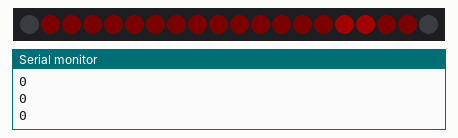
A sketch run on a simulated Arduino Uno, built with avr-gcc and run on an emulated ATmega328P. Shown: 20 RGB LEDs in strip order, left to right, the last lines printed to the serial monitor. Dim RGB values are drawn brighter than linear; random numbers use the default seed unless the sketch sets one.

Above: at 1.15 s.
At 8.43 s:
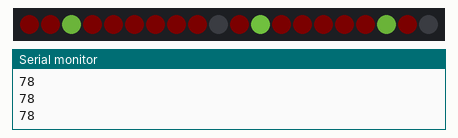
At 15.9 s:
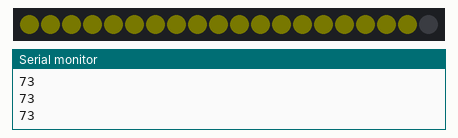
At 17.87 s:
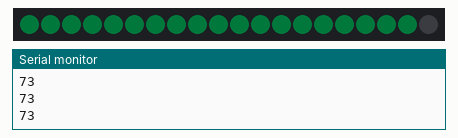
At 19.4 s:
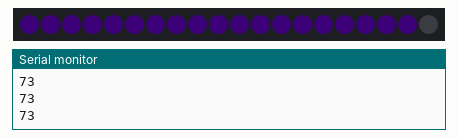
At 39.0 s:
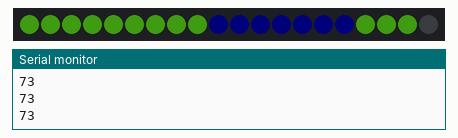

Measured:
- what the display in image 2 shows lasts 0.5 s, from 15.9 s to 16.4 s

The sketch:

one_sine_demo.ino
```cpp
/* one_sine_demo

By: Andrew Tuline

Date: Oct, 2014

A demo showing the flexibility of just using a single sine wave. A little code and a lot of variables can go a long way. This includes an optional twinkle overlay for Mark Kriegsman.

*/

#define qsubd(x, b)  ((x>b)?wavebright:0)                   // Digital unsigned subtraction macro. if result <0, then => 0. Otherwise, take on fixed value.
#define qsuba(x, b)  ((x>b)?x-b:0)                          // Analog Unsigned subtraction macro. if result <0, then => 0


#include "FastLED.h"                                          // FastLED library.

// Fixed definitions cannot change on the fly.
#define LED_DT 12                                             // Data pin to connect to the strip.
#define LED_CK 11
#define COLOR_ORDER BGR                                       // It's GRB for WS2812B
#define LED_TYPE APA102                                       // What kind of strip are you using (WS2801, WS2812B or APA102)?
#define NUM_LEDS 20                                           // Number of LED's.

// Initialize changeable global variables.
uint8_t max_bright = 128;                                     // Overall brightness definition. It can be changed on the fly.

struct CRGB leds[NUM_LEDS];                                   // Initialize our LED array.

// Most of these variables can be mucked around with. Better yet, add some form of variable input or routine to change them on the fly. 1970's here I come. .

// Don't forget to update resetvar() definitions if you change these.
uint8_t wavebright = 128;                                     // You can change the brightness of the waves/bars rolling across the screen. Best to make them not as bright as the sparkles.
uint8_t thishue = 0;                                          // You can change the starting hue value for the first wave.
uint8_t thisrot = 0;                                          // You can change how quickly the hue rotates for this wave. Currently 0.
uint8_t allsat = 255;                                         // I like 'em fully saturated with colour.
bool thisdir = 0;                                             // You can change direction.
int8_t thisspeed = 4;                                         // You can change the speed, and use negative values.
uint8_t allfreq = 32;                                         // You can change the frequency, thus overall width of bars.
int thisphase = 0;                                            // Phase change value gets calculated.
uint8_t thiscutoff = 192;                                     // You can change the cutoff value to display this wave. Lower value = longer wave.
int loopdelay = 10;                                           // You can change the delay. Also you can change the allspeed variable above.
uint8_t twinkrun = 1;                                         // Enable/disable twinkles.

uint8_t bgclr = 0;                                            // A rotating background colour.
// End of resetvar() redefinitions.


typedef struct {                                              // Define a structure for the twinkles that get overlaid on the moving waves.
      int twinkled;                                           // Supports a long strand of LED's.
      int twinkbright;                                        // Defined as 'int', so that we can trigger change on a negative brightness value.
  }  twinks;

#define numtwinks 4                                           // You can change the number of twinkles.
twinks mytwinks[numtwinks];                                   // The structure is called mytwinks.


void setup() {
  delay(1000);                                                // Power-up safety delay or something like that.
  Serial.begin(57600);

//  LEDS.addLeds<LED_TYPE, LED_DT, COLOR_ORDER>(leds, NUM_LEDS);          // Use this for WS2812B
  LEDS.addLeds<LED_TYPE, LED_DT, LED_CK, COLOR_ORDER>(leds, NUM_LEDS);  // Use this for WS2801 or APA102

  set_max_power_in_volts_and_milliamps(5, 500);               // FastLED 2.1 Power management set at 5V, 500mA
  FastLED.setBrightness(max_bright);
} // setup()


void loop()
{
  ChangeMe();                                                 // Muck those variable around.
  one_sin();                                                  // Simple call to the routine.
  if(twinkrun == 1) twinkover();                              // You can keep or lose the twinkles.
  show_at_max_brightness_for_power();
  delay_at_max_brightness_for_power(loopdelay*2.5);
  Serial.println(LEDS.getFPS());
} // loop()


void ChangeMe()
{
  uint8_t secondHand = (millis() / 1000) % 60;                // Increase this if you want a longer demo.
  static uint8_t lastSecond = 99;                             // Static variable, means it's only defined once. This is our 'debounce' variable.

  // You can change variables, but remember to set them back in the next demo, or they will stay as is.
  if( lastSecond != secondHand) {
    lastSecond = secondHand;
    if (secondHand ==  0)  {twinkrun = 1; thisrot = 1; thiscutoff=254; allfreq=8;}                                                         // Both rotating hues
    if (secondHand ==  5)  {thisrot = 0; thisdir=1;}                            // Just 1 rotating hue
    if (secondHand == 10)  {thishue = 255;}                                     // No rotating hues, all red.
    if (secondHand == 15)  {twinkrun = 0;}                                      // Enough with the damn twinkles.
    if (secondHand == 20)  {allfreq = 16;}                                      // Time to make a wider bar.
    if (secondHand == 25)  {thiscutoff = 96;}                                   // Change width of bars.
    if (secondHand == 30)  {thiscutoff = 96; thisrot = 1;}                      // Make those bars overlap, and rotate a hue
    if (secondHand == 35)  {thisdir = 1;}                                       // Change the direction.
    if (secondHand == 40)  {thiscutoff = 128; wavebright = 64; twinkrun = 1;}   // Yet more changes
    if (secondHand == 45)  {wavebright = 128; twinkrun = 0; thisspeed = 3;}     // Now, we change speeds.
    if (secondHand == 50)  {thisdir = 0; twinkrun = 0;}                         // Opposite directions
    if (secondHand == 55)  {resetvar(); }                                       // Getting complicated, let's reset the variables.
  }
} // ChangeMe()


void one_sin() {                                                                // This is the heart of this program. Sure is short.
  if (thisdir == 0) thisphase+=thisspeed; else thisphase-=thisspeed;            // You can change direction and speed individually.
    thishue = thishue + thisrot;                                                // Hue rotation is fun for thiswave.
  for (int k=0; k<NUM_LEDS-1; k++) {
    int thisbright = qsubd(cubicwave8((k*allfreq)+thisphase), thiscutoff);      // qsub sets a minimum value called thiscutoff. If < thiscutoff, then bright = 0. Otherwise, bright = 128 (as defined in qsub)..
    leds[k] = CHSV(bgclr, 255, 40);
    leds[k] += CHSV(thishue, allsat, thisbright);                               // Assigning hues and brightness to the led array.
  }
  bgclr++;
} // one_sin()


void twinkover() {                                                              // Twinkle overlay has been added for Mark Kriegsman.
  for (int i = 0; i < numtwinks; i++) {
    if (mytwinks[i].twinkbright <0) {
      mytwinks[i].twinkled = random8(0, NUM_LEDS-1);
      mytwinks[i].twinkbright = random8(220, 255);
    }
    leds[mytwinks[i].twinkled] = CHSV(80, 120, mytwinks[i].twinkbright);        // Trying to make a soft white twinkle
    mytwinks[i].twinkbright -= 8;
  }
} // twinkle()


void resetvar() {                                             // Reset the variable back to the beginning.
  wavebright = 128;                                           // You can change the brightness of the waves/bars rolling across the screen. Best to make them not as bright as the sparkles.
  thishue = 0;                                                // You can change the starting hue value for the first wave.
  thisrot = 0;                                                // You can change how quickly the hue rotates for this wave. Currently 0.
  allsat = 255;                                               // I like 'em fully saturated with colour.
  thisdir = 0;                                                // You can change direction.
  thisspeed = 4;                                              // You can change the speed, and use negative values.
  allfreq = 32;                                               // You can change the frequency, thus overall width of bars.
  thisphase = 0;                                              // Phase change value gets calculated.
  thiscutoff = 192;                                           // You can change the cutoff value to display this wave. Lower value = longer wave.
  loopdelay = 10;                                             // You can change the delay. Also you can change the allspeed variable above.
  twinkrun = 1;                                               // Enable/disable twinkles.
} // resetvar()
```
